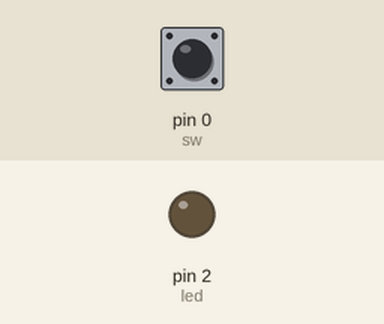
This program was run on a simulated MicroPython board. Parts: output pins drawn as LEDs (lit = HIGH). The test bench sets the inputs (shaded band); at power-on: pin 0 (sw) HIGH.

Above: at 1.2 s.
1.3 s: pin 0 (sw) pulled LOW for 0.15 s
At 1.37 s:
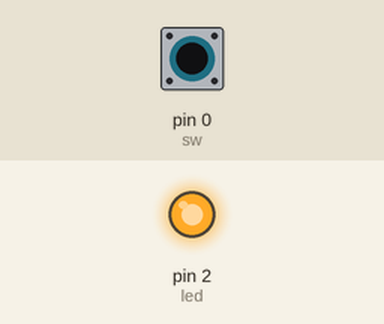
2.9 s: pin 0 (sw) pulled LOW for 3.2 s
At 6.7 s:
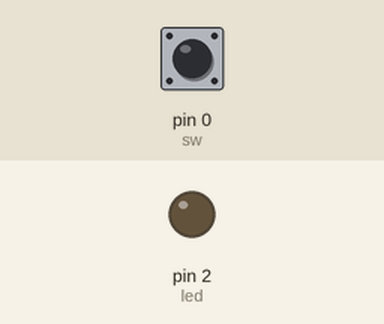
Timing chart, 0 to 8.2 s (numbered marks = the images above; inputs shaded):
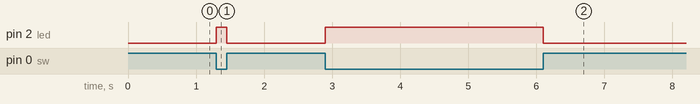

The program:

led.py
```python
"""Program to turn on LED when swtich is pressed and turn off led when swtich is released"""

#led: 2, swtich: 0

import machine

led=machine.Pin(2, machine.Pin.OUT)
sw=machine.Pin(0, machine.Pin.IN)

while(1):
    stat=sw.value()
    if(stat==0):       #switch is pressed
        led.on()
    else:          #switch is released
        led.off()
```

Measured:
- after the input at 1.3 s, pin 2 (led): LOW → HIGH at once, → LOW 0.15 s later
- after the input at 2.9 s, pin 2 (led): LOW → HIGH at once, → LOW 3.2 s later
